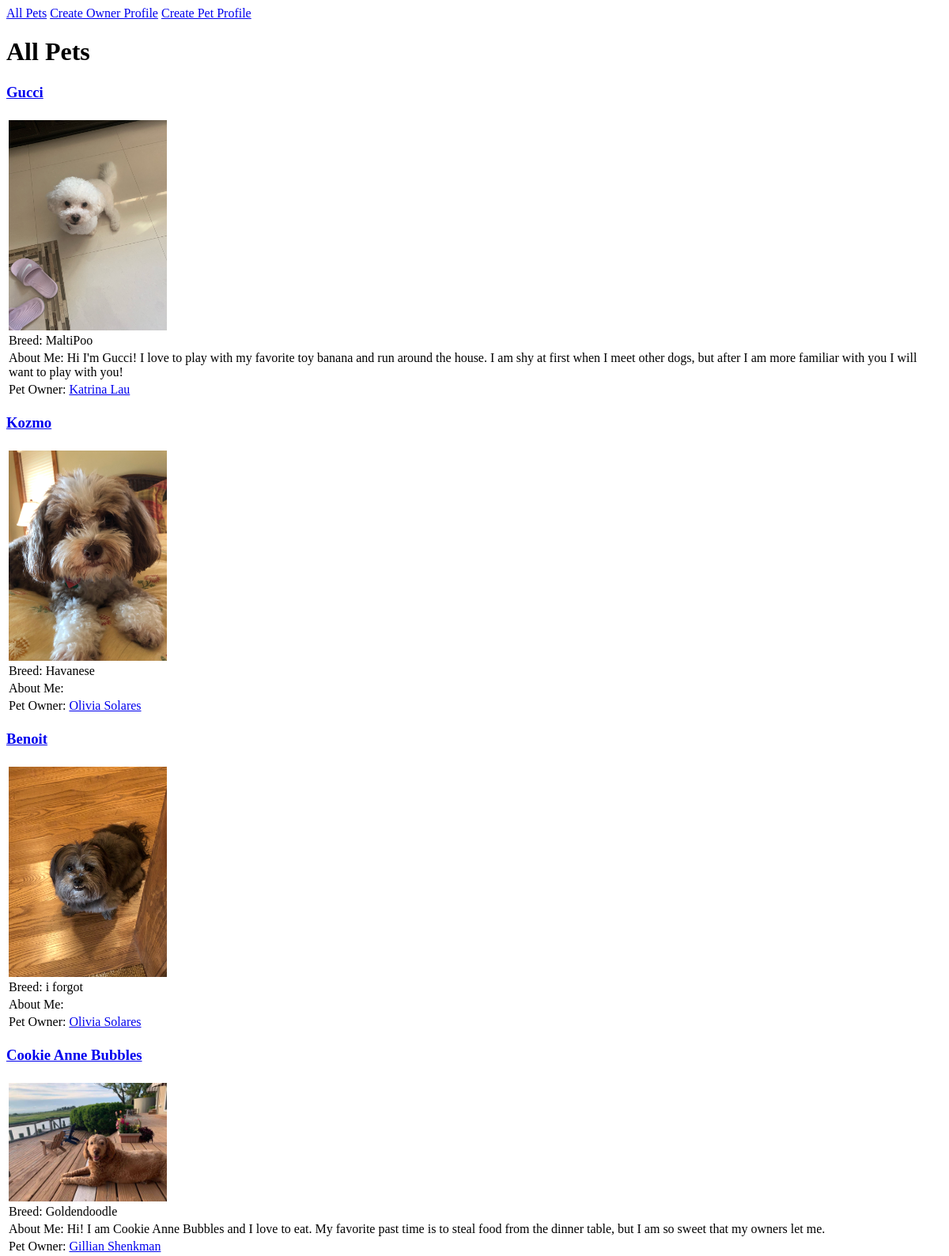
The app's page /project/ (upper part), older data.
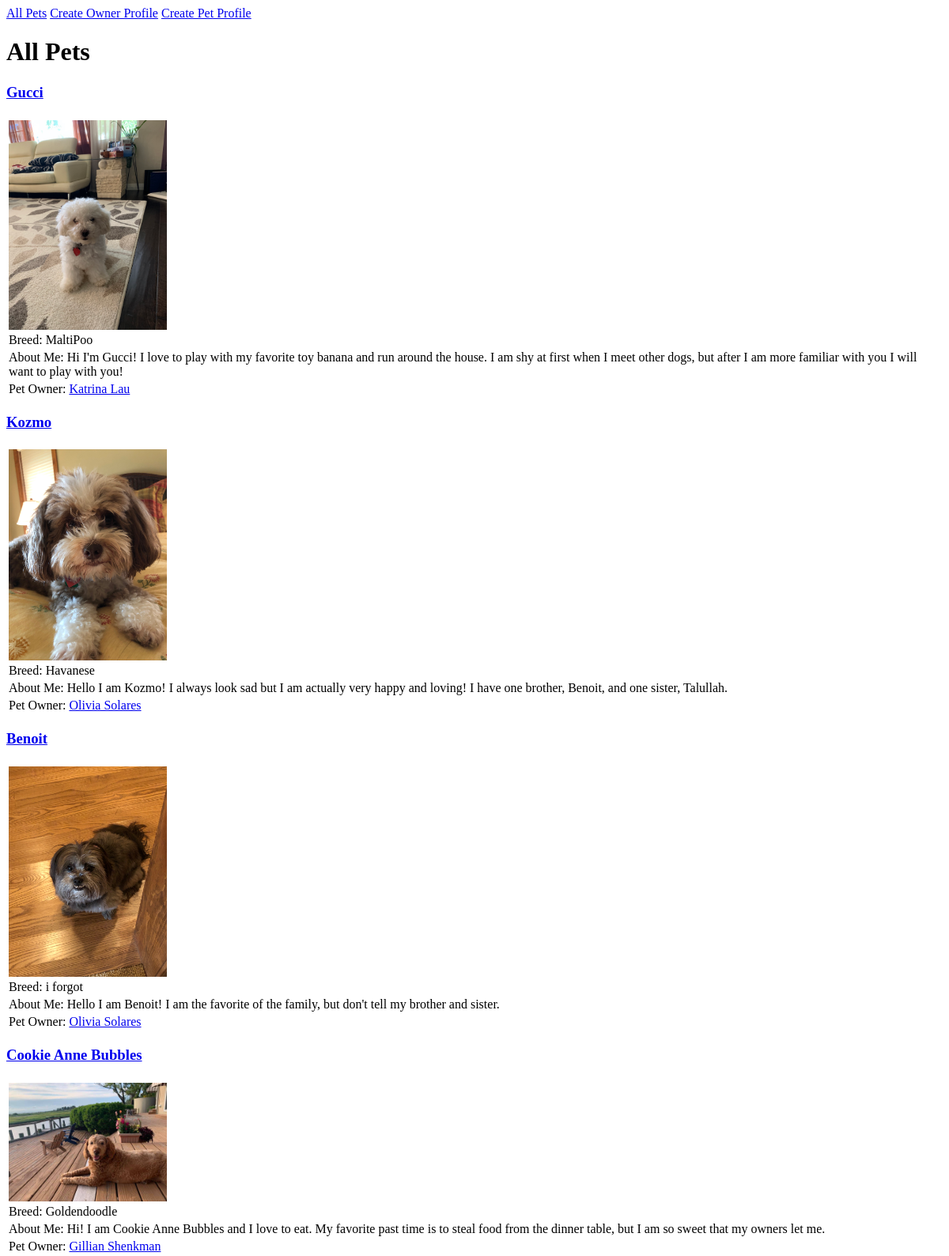
The same page, newer data.
### project/models.py (models this page shows, shortened)
class Pet(models.Model):
    name = models.TextField(blank=True)
    breed = models.TextField(blank=True)
    age = models.TextField(blank=True)
    image = models.ImageField(blank=True)
    blurb = models.TextField(blank=True)
    owner = models.ForeignKey(Owner, on_delete=models.CASCADE)

class Owner(models.Model):
    first_name = models.TextField(blank=True)
    last_name = models.TextField(blank=True)
    email = models.TextField(blank=True)
    city = models.TextField(blank=True)
    phone = models.TextField(blank=True)
    def __str__(self):
        return f'{self.first_name} {self.last_name}'

### project/views.py (the view)
# urls.py: path('', ShowAllPetsView.as_view(), name="show_all_pets"),
class ShowAllPetsView(ListView):
    model = Pet
    template_name = "project/show_all_pets.html"
    context_object_name = "pets"

### project/templates/project/show_all_pets.html
{% extends 'project/base.html' %}
{% block content %}
<h1>All Pets</h1>
{% for pet in pets %}
<table>
    <tr>
        <h3><a href="{% url 'show_pet_page' pet.pk %}">{{pet.name}}</a></h3>
    </tr>
    <tr>
        <td><img src="{{pet.image.url}}" style="max-width: 200;"></td>
    </tr>
    <tr>
        <td>Breed: {{pet.breed}}</td>
    </tr>
    <tr>
        <td>About Me: {{pet.blurb}}</td>
    </tr>
    <tr>
        <td>Pet Owner: <a href="{% url 'show_owner_page' pet.pk %}">{{pet.owner}}</a></td>
    </tr>
</table>
{% endfor %}
{% endblock %}

### project/templates/project/base.html (shortened to what this page needs)
<html>
    <head>
    </head>
    <body>
        <header>
            <a href="{% url 'show_all_pets' %}">All Pets</a>
            <a href="{% url 'create_owner_form' %}">Create Owner Profile</a>
            <a href="{% url 'create_pet_form' %}">Create Pet Profile</a>
        </header>
        {% block content %}
        {% endblock %}
    </body>
</html>

Row changes from the older to the newer data that the page shows:
changed Pet "Gucci": image: a different picture
changed Pet "Kozmo": blurb (not shown) → "Hello I am Kozmo! I always look sad but I am actually very happy and loving! I have one brother, Benoit, and one sister, Talullah."
changed Pet "Benoit": blurb (not shown) → "Hello I am Benoit! I am the favorite of the family, but don't tell my brother and sister."
